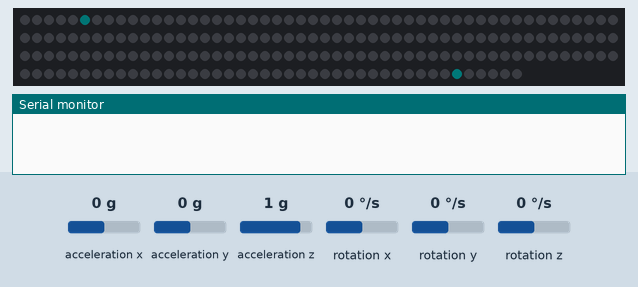
Bench run of a program on a simulated ESP32. On the bench: 192 RGB LEDs in strip order, left to right, continuing on the next row, the last lines printed to the serial monitor. Wiring (inferred from the names in the program): MPU-6050 motion sensor at I2C address 0x68; MPU-6050 motion sensor at I2C address 0x69. The inputs (shaded band) are chosen by the test bench; at power-on: acceleration y 0 g, acceleration z 1 g, acceleration x 0 g, rotation x 0 °/s, rotation y 0 °/s, rotation z 0 °/s. Dim RGB values are drawn brighter than linear.

Above: at 1.2 s.
1.3 s: acceleration y set to -0.8 g
4.3 s: acceleration z set to -1.4 g
At 4.71 s:
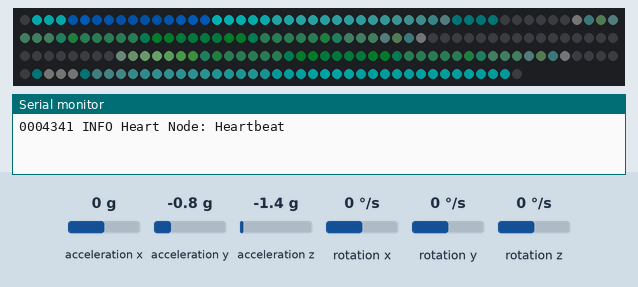
6.9 s: acceleration y set to 1.4 g
At 7.18 s:
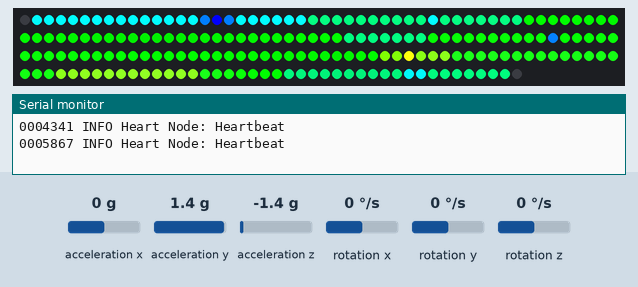
9.9 s: acceleration z set to 0.8 g
At 10.27 s:
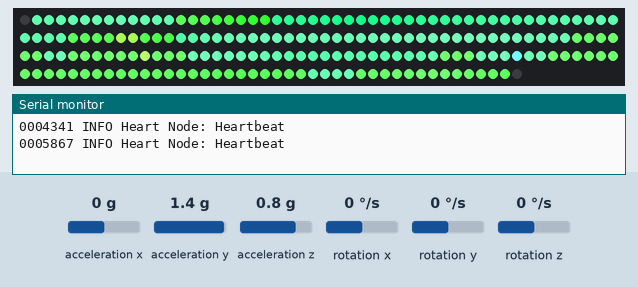

Measured:
- after the input at 4.3 s, the LEDs: change after 0.26 s (image 1)
- after the input at 6.9 s, the LEDs: change after 0.13 s (image 2)

The program:

main.cpp
```cpp
#include <Arduino.h>

#include <Wire.h>
#include <FastLED.h>

#include <sstream>

#define NUMBER_OF_LEDS 192

#define GY521_LEFT 0x68
#define GY521_RIGHT 0x69

#include <Accelerometer6DoF.hpp>
#include <Human.hpp>
#include <Heart.hpp>
#include <Clock.hpp>
#include <Color.hpp>
#include <Postman.hpp>
#include <Logger.hpp>
#include <LED.hpp>

double normalize (int16_t value) {
  return value < 0
    ? -static_cast<double>(value) / std::numeric_limits<int16_t>::min()
    :  static_cast<double>(value) / std::numeric_limits<int16_t>::max()
    ;
}

CRGB leds[NUMBER_OF_LEDS];

TwoWire GY521 = Wire;

Logger* logger;

Clock* clk = new Clock();
Postman* postman = new Postman(clk);

Human* human_node = new Human(postman);
Heart* heart_node = new Heart(postman, human_node);
Accelerometer6DoF* gy521_left = new Accelerometer6DoF(postman, human_node, 0, 1);
Accelerometer6DoF* gy521_right = new Accelerometer6DoF(postman, human_node, 191, 2);
LED* led_nodes[NUMBER_OF_LEDS - 2];

// X, Y, Z, temperature, A, B, C
double GY521_left_readings[7];
double GY521_right_readings[7];

void setup() {
    Serial.begin(115200);

    logger = new Logger(clk, LOG_LEVEL::INFO);
    Logger::set_instance(logger);
    clk->set_time(millis());

    FastLED.addLeds<WS2812, 23, EOrder::GRB>(leds, NUMBER_OF_LEDS);
    for (int i = 1; i < NUMBER_OF_LEDS - 1; i++) {
        ostringstream sout;
        led_nodes[i-1] = new LED(postman, human_node, i);
        sout << "LED " << i - 1;
        led_nodes[i-1]->_logger_component_name = sout.str();
    }

    // length one
    int length_one_top = 64;
    gy521_left->add_node(led_nodes[0]);
    led_nodes[0]->add_node(gy521_left);
    for (int i = 0 + 1; i < length_one_top; i++) {
        led_nodes[i]->add_node(led_nodes[i-1]);
        led_nodes[i-1]->add_node(led_nodes[i]);
    }
    heart_node->add_node(led_nodes[length_one_top - 1]);
    led_nodes[length_one_top - 1]->add_node(heart_node);

    // length two
    int length_two_top = length_one_top + 31;
    heart_node->add_node(led_nodes[length_one_top]);
    led_nodes[length_one_top]->add_node(heart_node);
    for (int i = length_one_top + 1; i < length_two_top; i++) {
        led_nodes[i]->add_node(led_nodes[i-1]);
        led_nodes[i-1]->add_node(led_nodes[i]);
    }

    // length three
    int length_three_top = length_two_top + 31;
    for (int i = length_two_top + 1; i < length_three_top; i++) {
        led_nodes[i]->add_node(led_nodes[i-1]);
        led_nodes[i-1]->add_node(led_nodes[i]);
    }
    heart_node->add_node(led_nodes[length_three_top - 1]);
    led_nodes[length_three_top - 1]->add_node(heart_node);

    // length four
    int length_four_top = length_three_top + 64;
    heart_node->add_node(led_nodes[length_three_top]);
    led_nodes[length_three_top]->add_node(heart_node);
    for (int i = length_three_top + 1; i < length_four_top; i++) {
        led_nodes[i]->add_node(led_nodes[i-1]);
        led_nodes[i-1]->add_node(led_nodes[i]);
    }
    gy521_right->add_node(led_nodes[length_four_top - 1]);
    led_nodes[length_four_top - 1]->add_node(gy521_right);

    // Delays are to give hard time to be powered up
    delay(5);
    GY521.begin();
    delay(5);

    GY521.beginTransmission(GY521_LEFT);
    GY521.write(0x6B); // PWR_MGMT_1 register
    GY521.write(0b00001000); // set to zero (wakes up the MPU-6050), 4th bit disables temperature sensor
    GY521.endTransmission(true);

    GY521.beginTransmission(GY521_RIGHT);
    GY521.write(0x6B); // PWR_MGMT_1 register
    GY521.write(0); // set to zero (wakes up the MPU-6050)
    GY521.endTransmission(true);

    gy521_left->_logger_component_name = "Left Sensor";
    gy521_right->_logger_component_name = "Right Sensor";
    human_node->_logger_component_name = "Human Node";
    heart_node->_logger_component_name = "Heart Node";
}

void loop() {
    delay(1);

    GY521.beginTransmission(GY521_LEFT);
    GY521.write(0x3B); // starting with register 0x3B (ACCEL_XOUT_H) [MPU-6000 and MPU-6050 Register Map and Descriptions Revision 4.2, p.40]
    GY521.endTransmission(false); // the parameter indicates that the Arduino will send a restart. As a result, the connection is kept active.
    GY521.requestFrom(GY521_LEFT, 7*2, 1); // request a total of 7*2=14 registers
    // "GY521.read()<<8 | GY521.read();" means two registers are read and stored in the same variable
    for (int i = 0; i < 7; i++) {
        GY521_left_readings[i] = normalize(GY521.read()<<8 | GY521.read());
    }
    gy521_left->set_values(
        GY521_left_readings[0],
        GY521_left_readings[1],
        GY521_left_readings[2],
        GY521_left_readings[4],
        GY521_left_readings[5],
        GY521_left_readings[6]
    );

    GY521.beginTransmission(GY521_RIGHT);
    GY521.write(0x3B);
    GY521.endTransmission(false);
    GY521.requestFrom(GY521_RIGHT, 7*2, 1);
    for (int i = 0; i < 7; i++) {
        GY521_right_readings[i] = normalize(GY521.read()<<8 | GY521.read());
    }
    gy521_right->set_values(
        GY521_right_readings[0],
        GY521_right_readings[1],
        GY521_right_readings[2],
        GY521_right_readings[4],
        GY521_right_readings[5],
        GY521_right_readings[6]
    );

    clk->set_time(millis());
    postman->process();
    postman->set_message_delay(human_node->get_pulse());
    human_node->tick(clk->get_time());
    heart_node->tick(clk->get_time());
    gy521_left->tick(clk->get_time());
    gy521_right->tick(clk->get_time());
    for (int i = 0; i < NUMBER_OF_LEDS - 2; i++) {
        led_nodes[i]->tick(clk->get_time());
        leds[led_nodes[i]->get_led_index()].setRGB((int)(led_nodes[i]->color.get_red() * 255.0), (int)(led_nodes[i]->color.get_green() * 255.0), (int)(led_nodes[i]->color.get_blue() * 255.0));
    }
    FastLED.show();
    while (logger->has_message()) {
        Serial.println(logger->get_message().c_str());
    }
}
```
